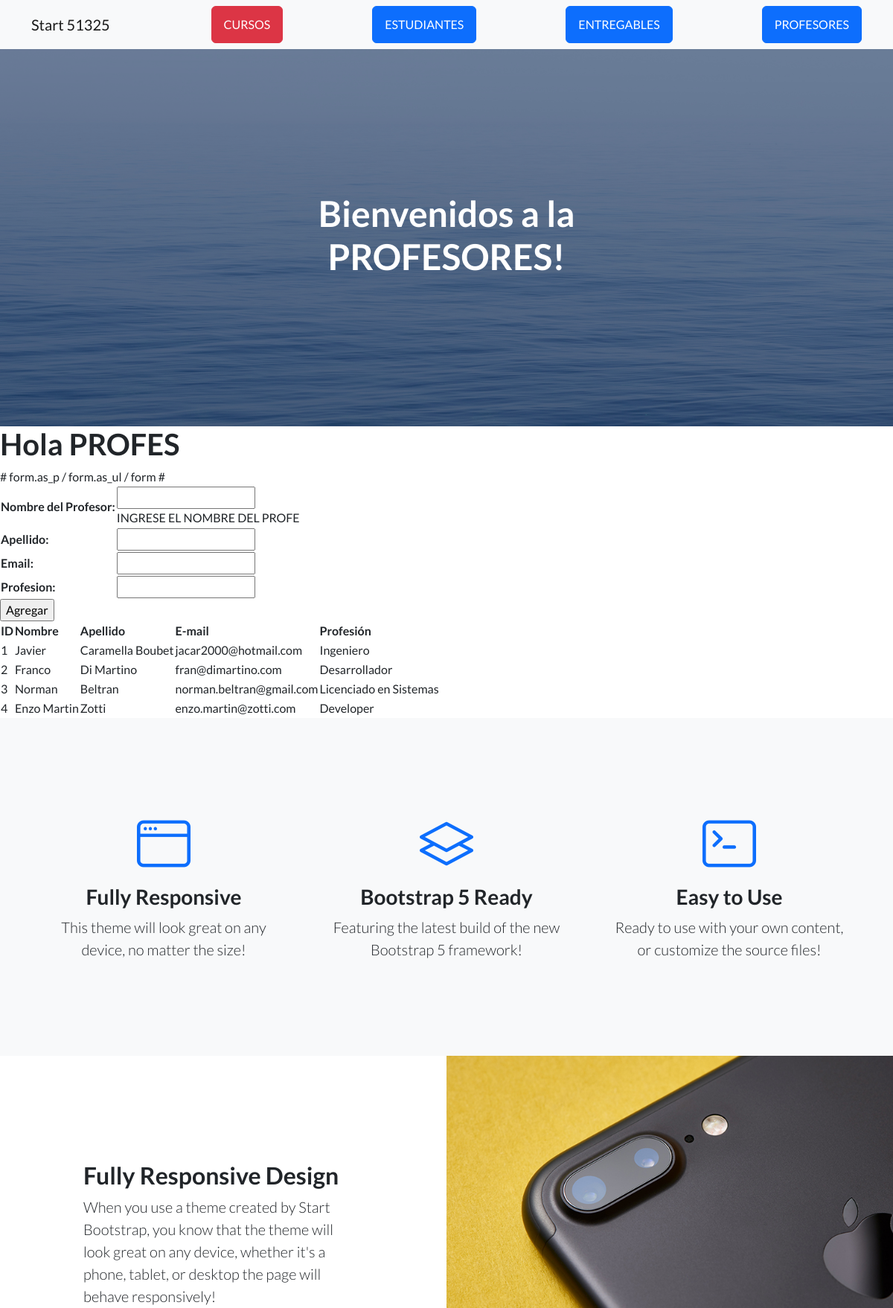
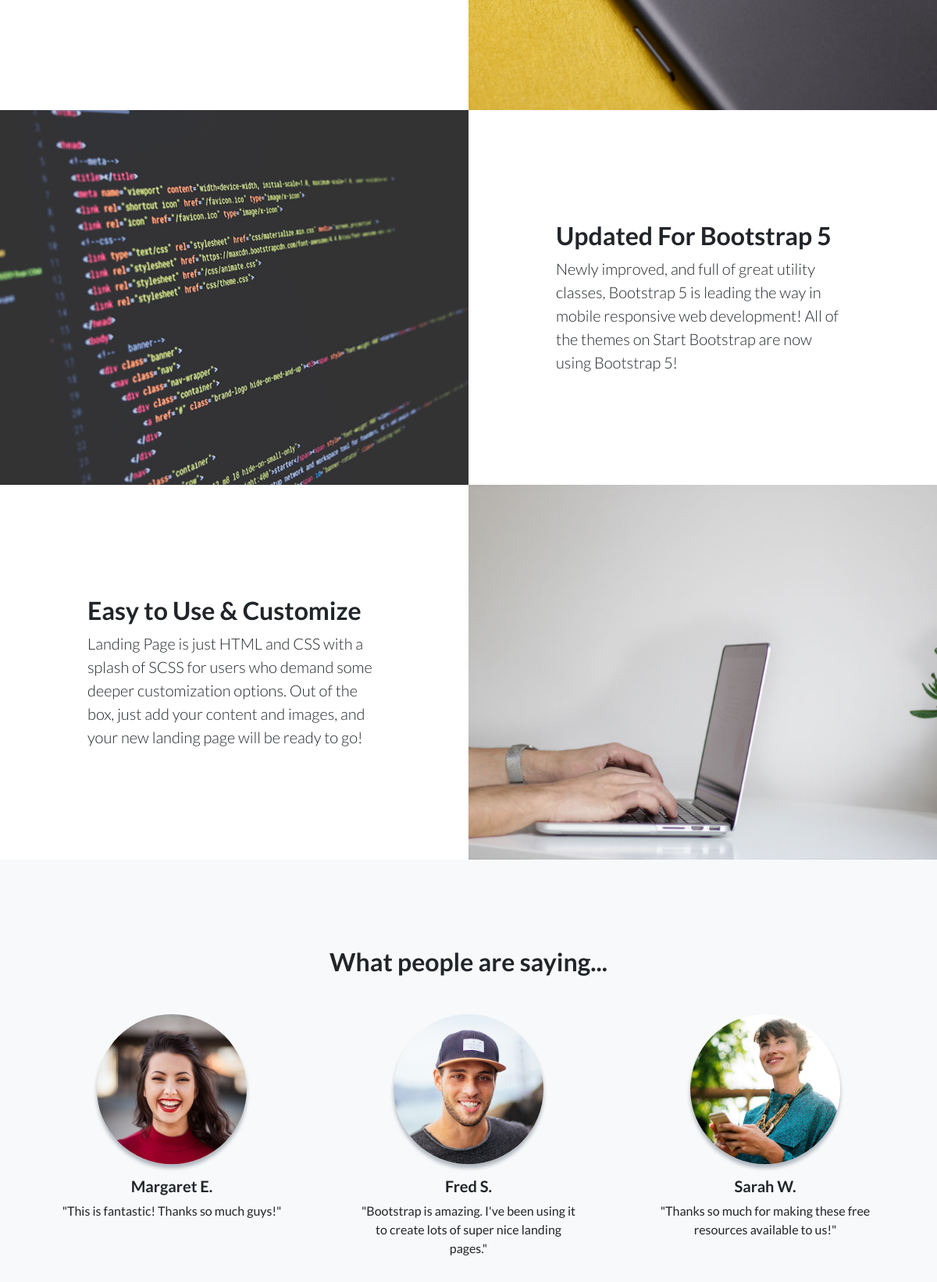
The app's page /AppCoder/profesores/ (upper part) with its own data (2 pictures, top to bottom).
### AppCoder/models.py (models this page shows, shortened)
class Profesor(models.Model):
    nombre = models.CharField(max_length=50)
    apellido = models.CharField(max_length=50)
    email = models.EmailField()
    profesion = models.CharField(max_length=50)

### AppCoder/views.py (the view)
# urls.py: path('profesores/', profesores, name="profesores"),
def profesores(request):
    if request.method == "POST":
        form = ProfesorForm(request.POST)
        if form.is_valid():
            profesor = Profesor()
            profesor.nombre = form.cleaned_data['nombre']
            profesor.apellido = form.cleaned_data['apellido']
            profesor.email = form.cleaned_data['email']
            profesor.profesion = form.cleaned_data['profesion']
            profesor.save()
            form = ProfesorForm()
        else:
            pass
    else:
        form = ProfesorForm()
    profesores = Profesor.objects.all()
    context = {"profesores": profesores, "form": form}
    return render(request, 'AppCoder/profesores.html', context)

### AppCoder/forms.py
class ProfesorForm(forms.Form):
    nombre = forms.CharField(max_length=50, label = "Nombre del Profesor", help_text="INGRESE EL NOMBRE DEL PROFE")
    apellido = forms.CharField(max_length=50)
    email = forms.EmailField()
    profesion = forms.CharField(max_length=50)

### AppCoder/templates/AppCoder/profesores.html (shortened to what this page needs)
{% extends "AppCoder/padre.html" %}
{% load static %}
{% block titulo %}
    <h1> Bienvenidos a la PROFESORES! </h1>
{% endblock %}
{% block contenido_que_cambia %}
<h1> Hola PROFES </h1>
<form action="" method="post">
    <table>
    {{ form.as_table }}  # form.as_p / form.as_ul / form #
    </table>
       <input type="submit" value="Agregar">
</form>
<table>
    <thead>
        <tr>
            <th>ID</th>
            <th>Nombre</th>
            <th>Apellido</th>
            <th>E-mail</th>
            <th>Profesión</th>
        </tr>
    </thead>
    <tbody>
        {% for profesor in profesores %}
        <tr>
            <td>
                {{ profesor.id }}
            </td>
            <td>
                {{ profesor.nombre }}
            </td>
            <td>
                {{ profesor.apellido }}
            </td>
            <td>
                {{ profesor.email }}
            </td>
            <td>
                {{ profesor.profesion }}
            </td>
        </tr>
        {% endfor %}
    </tbody>
</table>
{% endblock %}

### AppCoder/templates/AppCoder/padre.html (shortened to what this page needs)
<!DOCTYPE html>
<html lang="en">
    <head>
        {% load static %}
        <link href="https://cdn.jsdelivr.net/npm/bootstrap-icons@1.5.0/font/bootstrap-icons.css" rel="stylesheet" type="text/css" />
        <link href="{% static 'AppCoder/css/styles.css' %}" rel="stylesheet" />
    </head>
    <body>
        <nav class="navbar navbar-light bg-light static-top">
            <div class="container">
                <a class="navbar-brand" href="{% url 'inicioApp' %}">Start 51325 </a>
                <a class="btn btn-danger" href="{% url 'cursos' %}">CURSOS</a>
                <a class="btn btn-primary" href="{% url 'estudiantes' %}">ESTUDIANTES</a>
                <a class="btn btn-primary" href="{% url 'entregables' %}">ENTREGABLES</a>
                <a class="btn btn-primary" href="{% url 'profesores' %}">PROFESORES</a>
            </div>
        </nav>
        <header class="masthead">
            <div class="container position-relative">
                <div class="row justify-content-center">
                    <div class="col-xl-6">
                        <div class="text-center text-white">
                            {% block titulo %}
                            {% endblock %}
                        </div>
                    </div>
                </div>
            </div>
        </header>
        {% block contenido_que_cambia %}
        {% endblock %}
        <section class="features-icons bg-light text-center">
            <div class="container">
                <div class="row">
                    <div class="col-lg-4">
                        <div class="features-icons-item mx-auto mb-5 mb-lg-0 mb-lg-3">
                            <div class="features-icons-icon d-flex"><i class="bi-window m-auto text-primary"></i></div>
                            <h3>Fully Responsive</h3>
                            <p class="lead mb-0">This theme will look great on any device, no matter the size!</p>
                        </div>
                    </div>
                    <div class="col-lg-4">
                        <div class="features-icons-item mx-auto mb-5 mb-lg-0 mb-lg-3">
                            <div class="features-icons-icon d-flex"><i class="bi-layers m-auto text-primary"></i></div>
                            <h3>Bootstrap 5 Ready</h3>
                            <p class="lead mb-0">Featuring the latest build of the new Bootstrap 5 framework!</p>
                        </div>
                    </div>
                    <div class="col-lg-4">
                        <div class="features-icons-item mx-auto mb-0 mb-lg-3">
                            <div class="features-icons-icon d-flex"><i class="bi-terminal m-auto text-primary"></i></div>
                            <h3>Easy to Use</h3>
                            <p class="lead mb-0">Ready to use with your own content, or customize the source files!</p>
                        </div>
                    </div>
                </div>
            </div>
        </section>
        <section class="showcase">
            <div class="container-fluid p-0">
                <div class="row g-0">
                    <div class="col-lg-6 order-lg-2 text-white showcase-img" style="background-image: url('assets/img/bg-showcase-1.jpg')"></div>
                    <div class="col-lg-6 order-lg-1 my-auto showcase-text">
                        <h2>Fully Responsive Design</h2>
                        <p class="lead mb-0">When you use a theme created by Start Bootstrap, you know that the theme will look great on any device, whether it's a phone, tablet, or desktop the page will behave responsively!</p>
                    </div>
                </div>
                <div class="row g-0">
                    <div class="col-lg-6 text-white showcase-img" style="background-image: url('assets/img/bg-showcase-2.jpg')"></div>
                    <div class="col-lg-6 my-auto showcase-text">
                        <h2>Updated For Bootstrap 5</h2>
                        <p class="lead mb-0">Newly improved, and full of great utility classes, Bootstrap 5 is leading the way in mobile responsive web development! All of the themes on Start Bootstrap are now using Bootstrap 5!</p>
                    </div>
                </div>
                <div class="row g-0">
                    <div class="col-lg-6 order-lg-2 text-white showcase-img" style="background-image: url('assets/img/bg-showcase-3.jpg')"></div>
                    <div class="col-lg-6 order-lg-1 my-auto showcase-text">
                        <h2>Easy to Use & Customize</h2>
                        <p class="lead mb-0">Landing Page is just HTML and CSS with a splash of SCSS for users who demand some deeper customization options. Out of the box, just add your content and images, and your new landing page will be ready to go!</p>
                    </div>
                </div>
            </div>
        </section>
        <section class="testimonials text-center bg-light">
            <div class="container">
                <h2 class="mb-5">What people are saying...</h2>
                <div class="row">
                    <div class="col-lg-4">
                        <div class="testimonial-item mx-auto mb-5 mb-lg-0">
                            <img class="img-fluid rounded-circle mb-3" src="assets/img/testimonials-1.jpg" alt="..." />
                            <h5>Margaret E.</h5>
                            <p class="font-weight-light mb-0">"This is fantastic! Thanks so much guys!"</p>
                        </div>
                    </div>
                    <div class="col-lg-4">
                        <div class="testimonial-item mx-auto mb-5 mb-lg-0">
                            <img class="img-fluid rounded-circle mb-3" src="assets/img/testimonials-2.jpg" alt="..." />
                            <h5>Fred S.</h5>
                            <p class="font-weight-light mb-0">"Bootstrap is amazing. I've been using it to create lots of super nice landing pages."</p>
                        </div>
                    </div>
                    <div class="col-lg-4">
                        <div class="testimonial-item mx-auto mb-5 mb-lg-0">
                            <img class="img-fluid rounded-circle mb-3" src="assets/img/testimonials-3.jpg" alt="..." />
                            <h5>Sarah W.</h5>
                            <p class="font-weight-light mb-0">"Thanks so much for making these free resources available to us!"</p>
                        </div>
                    </div>
                </div>
            </div>
        </section>
    </body>
</html>

### records on screen
Profesor: id "1", nombre "Javier", apellido "Caramella Boubet", email "jacar2000@hotmail.com", profesion "Ingeniero"
Profesor: id "2", nombre "Franco", apellido "Di Martino", email "fran@dimartino.com", profesion "Desarrollador"
Profesor: id "3", nombre "Norman", apellido "Beltran", email "norman.beltran@gmail.com", profesion "Licenciado en Sistemas"
Profesor: id "4", nombre "Enzo Martin", apellido "Zotti", email "enzo.martin@zotti.com", profesion "Developer"
